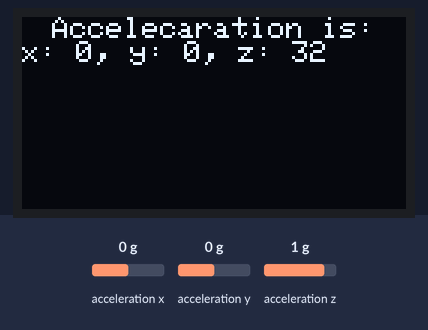
The sketch below on a simulated Arduino Uno, built with avr-gcc and run on an emulated ATmega328P. On the bench: 128×64 one-colour display. Inputs (shaded band) come from the test bench; at power-on: acceleration x 0 g, acceleration y 0 g, acceleration z 1 g. The display library's start-up logo is not drawn; what the sketch prints to the serial monitor is not drawn.

Above: at 3.2 s.
3.3 s: acceleration x set to -1.4 g
At 4.6 s:
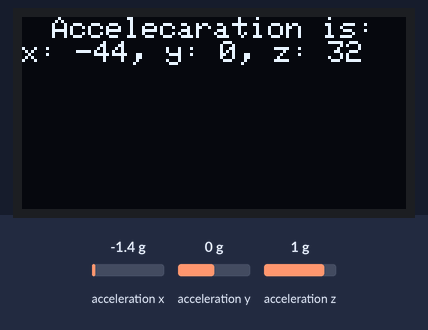
4.9 s: acceleration y set to -1.4 g
At 6.0 s:
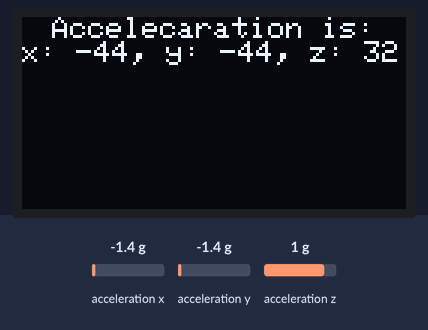
6.4 s: acceleration z set to -1.4 g
At 7.3 s:
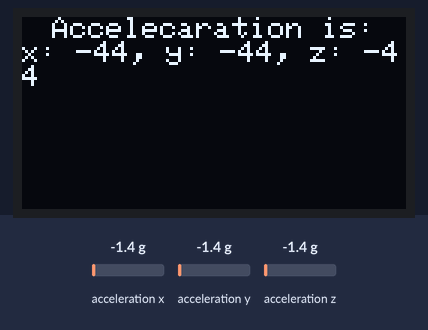
7.9 s: acceleration x set to -0.8 g
At 8.7 s:
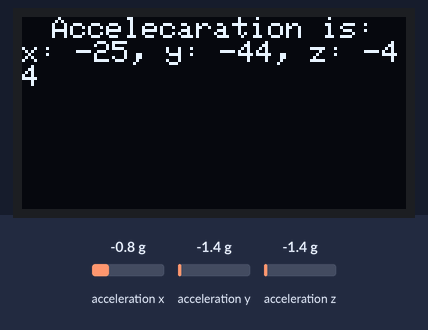
9.4 s: acceleration y set to -0.8 g
At 10.2 s:
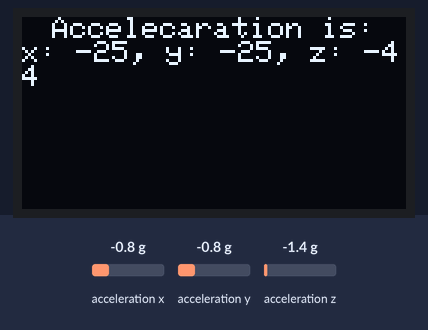
Timing chart, 0 to 11.9 s (numbered marks = the images above; inputs shaded):
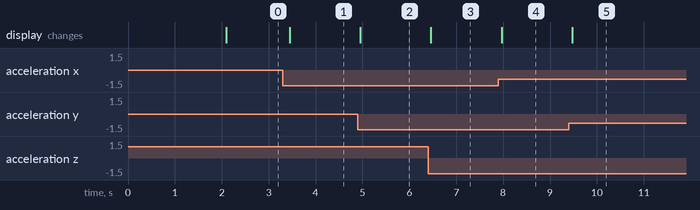

Measured:
- after the input at 3.3 s, the display: changes after 0.15 s (image 1)
- after the input at 4.9 s, the display: changes after 0.05 s (image 2)
- after the input at 6.4 s, the display: changes after 0.06 s (image 3)
- after the input at 7.9 s, the display: changes after 0.07 s (image 4)
- after the input at 9.4 s, the display: changes after 0.07 s (image 5)

The sketch:

OLED_display_Accelerometer1.ino
```cpp
#include <SPI.h>
#include <Wire.h>
#include <Adafruit_SSD1306.h>
#include <splash.h>
#include <Adafruit_GFX.h>
#include <Adafruit_SPITFT.h>
#include <Adafruit_SPITFT_Macros.h>
#include <gfxfont.h>
#include <SparkFun_ADXL345.h>


#define SCREEN_WIDTH 128 // OLED display width, in pixels
#define SCREEN_HEIGHT 64 // OLED display height, in pixels

// Declaration for SSD1306 display connected using software SPI (default case):
#define OLED_MOSI   7
#define OLED_CLK   6
#define OLED_DC    5
#define OLED_CS    4
#define OLED_RESET 3
Adafruit_SSD1306 display(SCREEN_WIDTH, SCREEN_HEIGHT,
  OLED_MOSI, OLED_CLK, OLED_DC, OLED_RESET, OLED_CS);

ADXL345 adxl = ADXL345(10); //accelerometer object, on pin 10
int x, y, z;                //variables to store accels

void setup() {
  Serial.begin(9600);

  adxl.powerOn();           //Initializes accelerometer
  adxl.setRangeSetting(16); //Will detect accels up to 16g. Can be lessened to 8, 4, or 2 to get increased precision
  adxl.setSpiBit(0);        //Using 4 wire SPI setup

  // SSD1306_SWITCHCAPVCC = generate display voltage from 3.3V internally
  if(!display.begin(SSD1306_SWITCHCAPVCC)) {
    Serial.println(F("SSD1306 allocation failed"));
    for(;;); // Don't proceed, loop forever
  }

  // Show initial display buffer contents on the screen --
  // the library initializes this with an Adafruit splash screen.
  display.display();
  delay(2000); // Pause for 1 seconds

  // Clear the buffer
  display.clearDisplay();


}

void loop() {
  adxl.readAccel(&x, &y, &z); //write data to variables already defined
  Serial.println("x: " + String(x) + ", y: " + String(y) + ", z: " + String(z));  //Print data to serial monitor
 String Excel= "x: " + String(x) + ", y: " + String(y) + ", z: " + String(z);

  display.clearDisplay();
  display.setTextSize(1); // Draw 2X-scale text
  display.setTextColor(WHITE, BLACK);
  display.setCursor(10, 0); // Location of where the text begins
  display.println("Accelecaration is:");
 display.println(Excel);
  display.display();      // uploads the display on the OLED
  delay(100);
}
```
